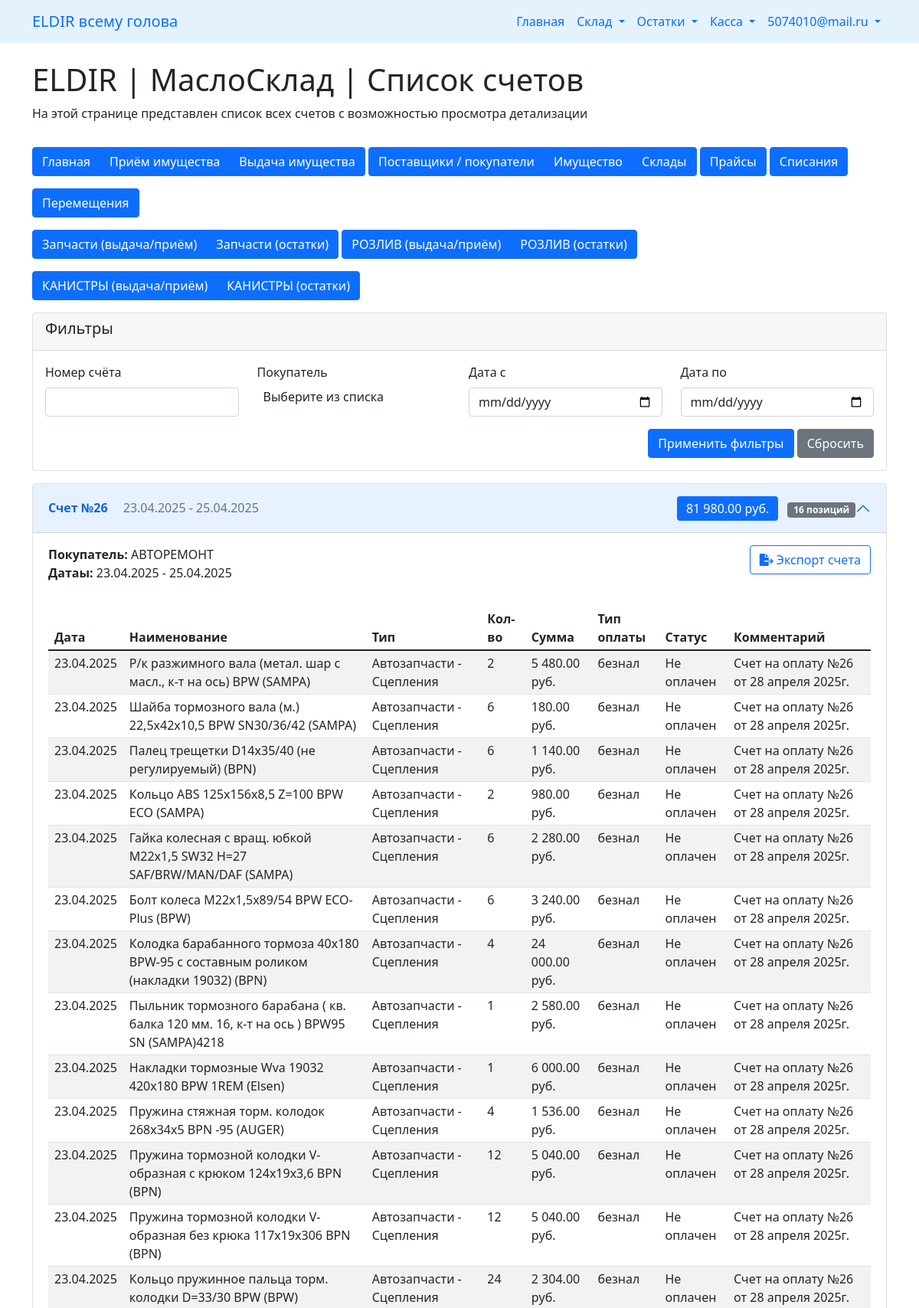
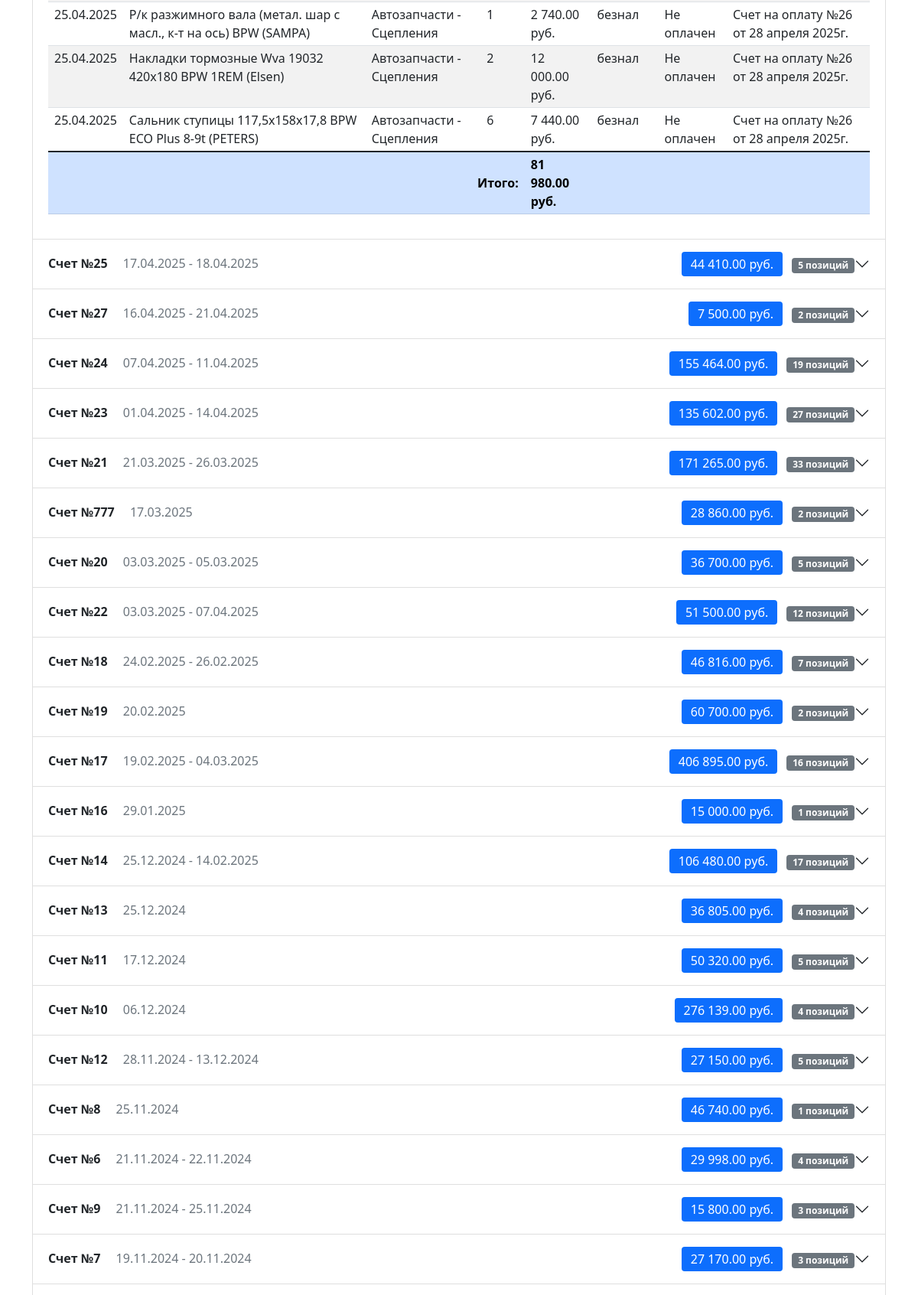
Page /maslosklad/vydacha/invoice_list.php (signed in, upper part) on the committed database (2 pictures, top to bottom).
### tables this page shows
CREATE TABLE `maslosklad` (
  `id` int(11) NOT NULL,
  `sign_of_calculation` varchar(100) NOT NULL COMMENT 'признак расчёта',
  `suppliers_id` int(11) NOT NULL COMMENT 'id поставщика',
  `buyers_id` int(11) NOT NULL COMMENT 'id покупателя',
  `property_id` int(11) NOT NULL COMMENT 'имущество',
  `count` int(11) NOT NULL COMMENT 'количество',
  `place_id` int(11) NOT NULL COMMENT 'Место хранения',
  `purpose` varchar(200) NOT NULL,
  `summa` decimal(10,2) NOT NULL COMMENT 'сумма заказа',
  `output` int(11) NOT NULL COMMENT '0 - на балансе кассы, 1 - вывод вне',
  `comment` varchar(200) NOT NULL,
  `confirm` int(11) NOT NULL DEFAULT '0',
  `date_operations` date NOT NULL COMMENT 'дата операции',
  `status` int(11) NOT NULL COMMENT '0 - не оплачен / 1 -  оплачен',
  `type_pay` int(11) NOT NULL COMMENT '0 - нал / 1 - безнал',
  `invoice_number` int(11) NOT NULL COMMENT 'номер счёта',
  `relocation` int(11) NOT NULL COMMENT 'Перемещение',
  `date_operations_relocation` date NOT NULL COMMENT 'дата перемещения',
  `write_off` int(11) NOT NULL COMMENT 'Списание с баланса',
  `is_deleted` int(11) NOT NULL DEFAULT '0' COMMENT 'признак удаления'
);

CREATE TABLE `maslosklad_property` (
  `id` int(11) NOT NULL,
  `name` varchar(200) NOT NULL COMMENT 'наименование имущества',
  `article` varchar(255) NOT NULL COMMENT 'Артикул ',
  `type` int(11) NOT NULL COMMENT 'категория имущества',
  `volume` float NOT NULL COMMENT 'Объём для розлива',
  `is_deleted` int(11) NOT NULL DEFAULT '0' COMMENT 'признак удаления'
);

CREATE TABLE `maslosklad_property_type` (
  `id` int(11) NOT NULL,
  `name` varchar(200) NOT NULL COMMENT 'наименование',
  `is_deleted` int(11) NOT NULL DEFAULT '0' COMMENT 'признак удаления'
);

### maslosklad/vydacha/invoice_list.php (the view, shortened to what this page needs)
<!doctype html>
<html lang="en">
<head>
    <link href="https://cdn.jsdelivr.net/npm/bootstrap@5.1.3/dist/css/bootstrap.min.css" rel="stylesheet">
    <link rel="stylesheet" href="https://cdnjs.cloudflare.com/ajax/libs/font-awesome/6.0.0/css/all.min.css">
    <link rel="stylesheet" href="https://cdn.jsdelivr.net/npm/alertifyjs@1.13.1/build/css/alertify.min.css"/>
</head>
<body>
    <? require_once('../../nav.php'); ?>
    <div class="container mt-4">
        <div class="row">
            <div class="col-md-12">
                <h1>ELDIR | МаслоСклад | Список счетов</h1>
                <p>На этой странице представлен список всех счетов с возможностью просмотра детализации</p>
            </div>
        </div>
        <? require_once('../nav_sklad.php'); ?>
        <div class="row mt-3">
            <div class="col-md-12">
                <div class="card mb-3">
                    <div class="card-header">
                        <h5>Фильтры</h5>
                    </div>
                    <div class="card-body">
                        <form method="GET" id="filterForm">
                            <div class="row">
                                <div class="col-md-3 mb-2">
                                    <label for="filter_invoice" class="form-label">Номер счёта</label>
                                    <input type="text" name="invoice_number" id="filter_invoice" class="form-control" value="<?= isset($_GET['invoice_number']) ? htmlspecialchars($_GET['invoice_number']) : '' ?>">
                                </div>
                                <div class="col-md-3 mb-2">
                                    <label for="filter_buyer" class="form-label">Покупатель</label>
                                </div>
                                <div class="col-md-3 mb-2">
                                    <label for="filter_date_from" class="form-label">Дата с</label>
                                    <input type="date" name="date_from" id="filter_date_from" class="form-control" value="<?= isset($_GET['date_from']) ? htmlspecialchars($_GET['date_from']) : '' ?>">
                                </div>
                                <div class="col-md-3 mb-2">
                                    <label for="filter_date_to" class="form-label">Дата по</label>
                                    <input type="date" name="date_to" id="filter_date_to" class="form-control" value="<?= isset($_GET['date_to']) ? htmlspecialchars($_GET['date_to']) : '' ?>">
                                </div>
                            </div>
                            <div class="row mt-2">
                                <div class="col-md-12 text-end">
                                    <button type="submit" class="btn btn-primary">Применить фильтры</button>
                                    <a href="invoice_list.php" class="btn btn-secondary">Сбросить</a>
                                </div>
                            </div>
                        </form>
                    </div>
                </div>
                <div class="accordion" id="invoiceAccordion">
                <?php
                    require __DIR__ . '/../../dbcon.php';
                    $invoices_query = "SELECT DISTINCT s.invoice_number,
                                      MIN(s.date_operations) as first_date,
                                      MAX(s.date_operations) as last_date,
                                      SUM(s.summa) as total_sum,
                                      COUNT(*) as items_count,
                                      MIN(mb.name) as buyer_name,
                                      MIN(s.buyers_id) as buyer_id
                                FROM `maslosklad` s
                                LEFT JOIN `maslosklad_buyers` mb ON s.buyers_id = mb.id
                                WHERE s.is_deleted = 0
                                AND s.sign_of_calculation = 'vydacha'
                                AND s.invoice_number IS NOT NULL
                                AND s.invoice_number != ''";
                    $invoices_query .= " GROUP BY s.invoice_number ORDER BY first_date DESC";
                    $invoices_result = mysqli_query($con, $invoices_query);
                    if($invoices_result && mysqli_num_rows($invoices_result) > 0) {
                        $accordionIndex = 0;
                        while($invoice = mysqli_fetch_assoc($invoices_result)) {
                            $first_date = date('d.m.Y', strtotime($invoice['first_date']));
                            $last_date = date('d.m.Y', strtotime($invoice['last_date']));
                            $total_sum = number_format($invoice['total_sum'], 2, '.', ' ');
                ?>
                    <div class="accordion-item">
                        <h2 class="accordion-header" id="heading<?= $accordionIndex ?>">
                            <button class="accordion-button <?= $accordionIndex > 0 ? 'collapsed' : '' ?>" type="button" data-bs-toggle="collapse" data-bs-target="#collapse<?= $accordionIndex ?>" aria-expanded="<?= $accordionIndex === 0 ? 'true' : 'false' ?>" aria-controls="collapse<?= $accordionIndex ?>">
                                <div class="d-flex w-100 justify-content-between align-items-center">
                                    <div>
                                        <span class="me-3"><strong>Счет №<?= htmlspecialchars($invoice['invoice_number']) ?></strong></span>
                                        <span class="text-muted"><?= $first_date === $last_date ? $first_date : $first_date . ' - ' . $last_date ?></span>
                                    </div>
                                    <div>
                                        <span class="badge bg-primary badge-total"><?= $total_sum ?> руб.</span>
                                        <span class="badge bg-secondary ms-2"><?= $invoice['items_count'] ?> позиций</span>
                                    </div>
                                </div>
                            </button>
                        </h2>
                        <div id="collapse<?= $accordionIndex ?>" class="accordion-collapse collapse <?= $accordionIndex === 0 ? 'show' : '' ?>" aria-labelledby="heading<?= $accordionIndex ?>" data-bs-parent="#invoiceAccordion">
                            <div class="accordion-body">
                                <div class="row mb-3">
                                    <div class="col-md-8">
                                        <p>
                                            <strong>Покупатель:</strong> <?= htmlspecialchars($invoice['buyer_name']) ?><br>
                                            <strong>Дата<?= $first_date !== $last_date ? 'ы' : '' ?>:</strong> <?= $first_date === $last_date ? $first_date : $first_date . ' - ' . $last_date ?>
                                        </p>
                                    </div>
                                    <div class="col-md-4 text-end">
                                        <a href="export_invoice.php?invoice_number=<?= htmlspecialchars($invoice['invoice_number']) ?>" class="btn btn-outline-primary">
                                            <i class="fas fa-file-export"></i> Экспорт счета
                                        </a>
                                    </div>
                                </div>
                                <div class="table-responsive">
                                    <table class="table table-striped table-sm table-hover">
                                        <thead>
                                            <tr>
                                                <th>Дата</th>
                                                <th>Наименование</th>
                                                <th>Тип</th>
                                                <th>Кол-во</th>
                                                <th>Сумма</th>
                                                <th>Тип оплаты</th>
                                                <th>Статус</th>
                                                <th>Комментарий</th>
                                            </tr>
                                        </thead>
                                        <tbody>
                                            <?php
                                            $invoice_num = $invoice['invoice_number'];
                                            $details_query = "SELECT s.id, s.date_operations, sp.name as property_name,
                                                            spt.name as type_name, s.count, s.summa,
                                                            IF(s.status > 0, 'Оплачен', 'Не оплачен') AS status,
                                                            IF(s.type_pay > 0, 'безнал', 'нал') AS type_pay,
                                                            s.comment
                                                        FROM `maslosklad` s
                                                        LEFT JOIN `maslosklad_property` sp ON s.property_id = sp.id
                                                        LEFT JOIN `maslosklad_property_type` spt ON sp.type = spt.id
                                                        WHERE s.is_deleted = 0
                                                        AND s.sign_of_calculation = 'vydacha'
                                                        AND s.invoice_number = '$invoice_num'
                                                        ORDER BY s.date_operations";
                                            $details_result = mysqli_query($con, $details_query);
                                            if($details_result && mysqli_num_rows($details_result) > 0) {
                                                while($detail = mysqli_fetch_assoc($details_result)) {
                                                    $date_formatted = date('d.m.Y', strtotime($detail['date_operations']));
                                                    $sum_formatted = number_format($detail['summa'], 2, '.', ' ');
                                            ?>
                                                <tr>
                                                    <td><?= $date_formatted ?></td>
                                                    <td><?= htmlspecialchars($detail['property_name']) ?></td>
                                                    <td><?= htmlspecialchars($detail['type_name']) ?></td>
                                                    <td><?= $detail['count'] ?></td>
                                                    <td><?= $sum_formatted ?> руб.</td>
                                                    <td><?= $detail['type_pay'] ?></td>
                                                    <td><?= $detail['status'] ?></td>
                                                    <td><?= htmlspecialchars($detail['comment']) ?></td>
                                                </tr>
                                            <?php
                                                }
                                            } else {
                                                echo '<tr><td colspan="8" class="text-center">Нет данных для отображения</td></tr>';
                                            }
                                            ?>
                                        </tbody>
                                        <tfoot>
                                            <tr class="table-primary">
                                                <td colspan="4" class="text-end"><strong>Итого:</strong></td>
                                                <td><strong><?= $total_sum ?> руб.</strong></td>
                                                <td colspan="3"></td>
                                            </tr>
                                        </tfoot>
                                    </table>
                                </div>
                            </div>
                        </div>
                    </div>
                <?php
                            $accordionIndex++;
                        }
                    } else {
                        echo '<div class="alert alert-info">Счета не найдены. Попробуйте изменить параметры фильтрации.</div>';
                    }
                ?>
                </div>
            </div>
        </div>
    </div>
    <link href="https://cdnjs.cloudflare.com/ajax/libs/select2/4.0.13/css/select2.min.css" rel="stylesheet" />
    <link href="https://cdn.jsdelivr.net/npm/select2-bootstrap-5-theme@1.3.0/dist/select2-bootstrap-5-theme.min.css" rel="stylesheet" />
</body>
</html>

### maslosklad/vydacha/invoice_list.php (style rules this page uses)
.card-header { cursor: pointer; }
.table-sm td, .table-sm th { padding: 0.25rem 0.5rem; }
.badge-total { font-size: 1rem; font-weight: 500; padding: 0.5rem 0.75rem; }
.accordion-button:not(.collapsed) { background-color: #e7f1ff; color: #0c63e4; }

### rows in the picture
maslosklad: date_operations "23.04.2025", maslosklad_property.name "Р/к разжимного вала (метал. шар с масл., к-т на ось) BPW (SAMPA)", maslosklad_property_type.name "Автозапчасти - Сцепления", count "2", summa "5 480.00", type_pay "безнал", status "Не оплачен", comment "Счет на оплату №26 от 28 апреля 2025г."
maslosklad: date_operations "23.04.2025", maslosklad_property.name "Шайба тормозного вала (м.) 22,5х42х10,5 BPW SN30/36/42 (SAMPA)", maslosklad_property_type.name "Автозапчасти - Сцепления", count "6", summa "180.00", type_pay "безнал", status "Не оплачен", comment "Счет на оплату №26 от 28 апреля 2025г."
maslosklad: date_operations "23.04.2025", maslosklad_property.name "Палец трещетки D14х35/40 (не регулируемый) (BPN)", maslosklad_property_type.name "Автозапчасти - Сцепления", count "6", summa "1 140.00", type_pay "безнал", status "Не оплачен", comment "Счет на оплату №26 от 28 апреля 2025г."
maslosklad: date_operations "23.04.2025", maslosklad_property.name "Кольцо ABS 125х156х8,5 Z=100 BPW ECO (SAMPA)", maslosklad_property_type.name "Автозапчасти - Сцепления", count "2", summa "980.00", type_pay "безнал", status "Не оплачен", comment "Счет на оплату №26 от 28 апреля 2025г."
maslosklad: date_operations "23.04.2025", maslosklad_property.name "Гайка колесная с вращ. юбкой М22х1,5 SW32 H=27 SAF/BRW/MAN/DAF (SAMPA)", maslosklad_property_type.name "Автозапчасти - Сцепления", count "6", summa "2 280.00", type_pay "безнал", status "Не оплачен", comment "Счет на оплату №26 от 28 апреля 2025г."
maslosklad: date_operations "23.04.2025", maslosklad_property.name "Болт колеса М22х1,5х89/54 BPW ECO-Plus (BPW)", maslosklad_property_type.name "Автозапчасти - Сцепления", count "6", summa "3 240.00", type_pay "безнал", status "Не оплачен", comment "Счет на оплату №26 от 28 апреля 2025г."
maslosklad: date_operations "23.04.2025", maslosklad_property.name "Колодка барабанного тормоза 40х180 BPW-95 с составным роликом (накладки 19032) (BPN)", maslosklad_property_type.name "Автозапчасти - Сцепления", count "4", summa "24 000.00", type_pay "безнал", status "Не оплачен", comment "Счет на оплату №26 от 28 апреля 2025г."
maslosklad: date_operations "23.04.2025", maslosklad_property.name "Пыльник тормозного барабана ( кв. балка 120 мм. 16, к-т на ось ) BPW95 SN (SAMPA)4218", maslosklad_property_type.name "Автозапчасти - Сцепления", count "1", summa "2 580.00", type_pay "безнал", status "Не оплачен", comment "Счет на оплату №26 от 28 апреля 2025г."
maslosklad: date_operations "23.04.2025", maslosklad_property.name "Накладки тормозные Wva 19032 420х180 BPW 1REM (Elsen)", maslosklad_property_type.name "Автозапчасти - Сцепления", count "1", summa "6 000.00", type_pay "безнал", status "Не оплачен", comment "Счет на оплату №26 от 28 апреля 2025г."
maslosklad: date_operations "23.04.2025", maslosklad_property.name "Пружина стяжная торм. колодок 268х34х5 BPN -95 (AUGER)", maslosklad_property_type.name "Автозапчасти - Сцепления", count "4", summa "1 536.00", type_pay "безнал", status "Не оплачен", comment "Счет на оплату №26 от 28 апреля 2025г."
maslosklad: date_operations "23.04.2025", maslosklad_property.name "Пружина тормозной колодки V-образная с крюком 124х19х3,6 BPN (BPN)", maslosklad_property_type.name "Автозапчасти - Сцепления", count "12", summa "5 040.00", type_pay "безнал", status "Не оплачен", comment "Счет на оплату №26 от 28 апреля 2025г."
maslosklad: date_operations "23.04.2025", maslosklad_property.name "Пружина тормозной колодки V-образная без крюка 117х19х306 BPN (BPN)", maslosklad_property_type.name "Автозапчасти - Сцепления", count "12", summa "5 040.00", type_pay "безнал", status "Не оплачен", comment "Счет на оплату №26 от 28 апреля 2025г."
maslosklad: date_operations "23.04.2025", maslosklad_property.name "Кольцо пружинное пальца торм. колодки D=33/30 BPW (BPW)", maslosklad_property_type.name "Автозапчасти - Сцепления", count "24", summa "2 304.00", type_pay "безнал", status "Не оплачен", comment "Счет на оплату №26 от 28 апреля 2025г."
maslosklad: date_operations "25.04.2025", maslosklad_property.name "Р/к разжимного вала (метал. шар с масл., к-т на ось) BPW (SAMPA)", maslosklad_property_type.name "Автозапчасти - Сцепления", count "1", summa "2 740.00", type_pay "безнал", status "Не оплачен", comment "Счет на оплату №26 от 28 апреля 2025г."
maslosklad: date_operations "25.04.2025", maslosklad_property.name "Накладки тормозные Wva 19032 420х180 BPW 1REM (Elsen)", maslosklad_property_type.name "Автозапчасти - Сцепления", count "2", summa "12 000.00", type_pay "безнал", status "Не оплачен", comment "Счет на оплату №26 от 28 апреля 2025г."
maslosklad: date_operations "25.04.2025", maslosklad_property.name "Сальник ступицы 117,5х158х17,8 BPW ECO Plus 8-9t (PETERS)", maslosklad_property_type.name "Автозапчасти - Сцепления", count "6", summa "7 440.00", type_pay "безнал", status "Не оплачен", comment "Счет на оплату №26 от 28 апреля 2025г."

### other values in the picture
$_SESSION['loginemail'] "5074010@mail.ru"
$invoice['invoice_number'] "26"
$first_date "23.04.2025"
$last_date "25.04.2025"
$total_sum "81 980.00"
$invoice['items_count'] "16"
$invoice['buyer_name'] "АВТОРЕМОНТ"
$invoice['invoice_number'] "25"
$first_date "17.04.2025"
$last_date "18.04.2025"
$total_sum "44 410.00"
$invoice['items_count'] "5"
$invoice['invoice_number'] "27"
$first_date "16.04.2025"
$last_date "21.04.2025"
